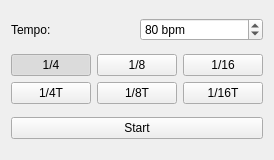
<?xml version="1.0" encoding="UTF-8"?>
<ui version="4.0">
 <class>MetronomeWindow</class>
 <widget class="QMainWindow" name="MetronomeWindow">
  <property name="geometry">
   <rect>
    <x>0</x>
    <y>0</y>
    <width>233</width>
    <height>160</height>
   </rect>
  </property>
  <property name="windowTitle">
   <string>Not Shit Metronome</string>
  </property>
  <widget class="QWidget" name="centralWidget">
   <layout class="QVBoxLayout" name="verticalLayout">
    <item>
     <layout class="QHBoxLayout" name="horizontalLayout">
      <item>
       <widget class="QLabel" name="bpmLabel">
        <property name="text">
         <string>Tempo:</string>
        </property>
       </widget>
      </item>
      <item>
       <widget class="QSpinBox" name="bpmSpinBox">
        <property name="accelerated">
         <bool>true</bool>
        </property>
        <property name="suffix">
         <string> bpm</string>
        </property>
        <property name="minimum">
         <number>20</number>
        </property>
        <property name="maximum">
         <number>350</number>
        </property>
        <property name="value">
         <number>80</number>
        </property>
       </widget>
      </item>
     </layout>
    </item>
    <item>
     <layout class="QGridLayout" name="gridLayout">
      <item row="0" column="0">
       <widget class="QSubdivisionButton" name="btnQuarterth">
        <property name="text">
         <string>1/4</string>
        </property>
        <property name="checkable">
         <bool>true</bool>
        </property>
        <property name="checked">
         <bool>true</bool>
        </property>
        <attribute name="buttonGroup">
         <string notr="true">bgDivisions</string>
        </attribute>
       </widget>
      </item>
      <item row="0" column="1">
       <widget class="QSubdivisionButton" name="btnEighth">
        <property name="text">
         <string>1/8</string>
        </property>
        <property name="checkable">
         <bool>true</bool>
        </property>
        <attribute name="buttonGroup">
         <string notr="true">bgDivisions</string>
        </attribute>
       </widget>
      </item>
      <item row="0" column="2">
       <widget class="QSubdivisionButton" name="btnSixteenth">
        <property name="text">
         <string>1/16</string>
        </property>
        <property name="checkable">
         <bool>true</bool>
        </property>
        <attribute name="buttonGroup">
         <string notr="true">bgDivisions</string>
        </attribute>
       </widget>
      </item>
      <item row="1" column="1">
       <widget class="QSubdivisionButton" name="btnEighthTriplets">
        <property name="text">
         <string>1/8T</string>
        </property>
        <property name="checkable">
         <bool>true</bool>
        </property>
        <attribute name="buttonGroup">
         <string notr="true">bgDivisions</string>
        </attribute>
       </widget>
      </item>
      <item row="1" column="2">
       <widget class="QSubdivisionButton" name="btnSixteenthTriplets">
        <property name="text">
         <string>1/16T</string>
        </property>
        <property name="checkable">
         <bool>true</bool>
        </property>
        <attribute name="buttonGroup">
         <string notr="true">bgDivisions</string>
        </attribute>
       </widget>
      </item>
      <item row="1" column="0">
       <widget class="QSubdivisionButton" name="btnQuarterthTriplets">
        <property name="text">
         <string>1/4T</string>
        </property>
        <property name="checkable">
         <bool>true</bool>
        </property>
        <attribute name="buttonGroup">
         <string notr="true">bgDivisions</string>
        </attribute>
       </widget>
      </item>
     </layout>
    </item>
    <item>
     <widget class="QPushButton" name="startStopButton">
      <property name="text">
       <string>Start</string>
      </property>
      <property name="checkable">
       <bool>true</bool>
      </property>
     </widget>
    </item>
   </layout>
  </widget>
 </widget>
 <layoutdefault spacing="6" margin="11"/>
 <customwidgets>
  <customwidget>
   <class>QSubdivisionButton</class>
   <extends>QPushButton</extends>
   <header location="global">qsubdivisionbutton.h</header>
  </customwidget>
 </customwidgets>
 <tabstops>
  <tabstop>startStopButton</tabstop>
  <tabstop>bpmSpinBox</tabstop>
  <tabstop>btnQuarterth</tabstop>
  <tabstop>btnQuarterthTriplets</tabstop>
  <tabstop>btnEighth</tabstop>
  <tabstop>btnEighthTriplets</tabstop>
  <tabstop>btnSixteenth</tabstop>
  <tabstop>btnSixteenthTriplets</tabstop>
 </tabstops>
 <resources/>
 <connections>
  <connection>
   <sender>startStopButton</sender>
   <signal>toggled(bool)</signal>
   <receiver>MetronomeWindow</receiver>
   <slot>startStopMetronome(bool)</slot>
   <hints>
    <hint type="sourcelabel">
     <x>92</x>
     <y>121</y>
    </hint>
    <hint type="destinationlabel">
     <x>86</x>
     <y>41</y>
    </hint>
   </hints>
  </connection>
  <connection>
   <sender>bpmSpinBox</sender>
   <signal>valueChanged(int)</signal>
   <receiver>MetronomeWindow</receiver>
   <slot>changeTempo(int)</slot>
   <hints>
    <hint type="sourcelabel">
     <x>304</x>
     <y>36</y>
    </hint>
    <hint type="destinationlabel">
     <x>86</x>
     <y>41</y>
    </hint>
   </hints>
  </connection>
  <connection>
   <sender>bgDivisions</sender>
   <signal>buttonToggled(QAbstractButton*,bool)</signal>
   <receiver>MetronomeWindow</receiver>
   <slot>chooseSubdivision(QAbstractButton*,bool)</slot>
   <hints>
    <hint type="sourcelabel">
     <x>-1</x>
     <y>-1</y>
    </hint>
    <hint type="destinationlabel">
     <x>182</x>
     <y>62</y>
    </hint>
   </hints>
  </connection>
 </connections>
 <slots>
  <slot>startStopMetronome(bool)</slot>
  <slot>changeTempo(int)</slot>
  <slot>chooseSubdivision(QAbstractButton*,bool)</slot>
 </slots>
 <buttongroups>
  <buttongroup name="bgDivisions"/>
 </buttongroups>
</ui>
